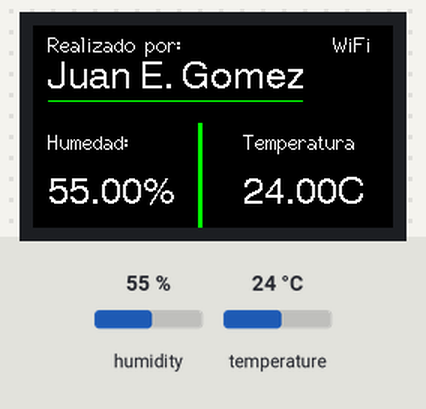
Bench run of a program on a simulated ESP32. On the bench: 240×135 colour display. The test bench sets the inputs (shaded band); at power-on: humidity 55 %, temperature 24 °C. What the program prints to the serial monitor is not drawn.

Above: at 3.8 s.
3.9 s: humidity set to 22 %
At 5.1 s:
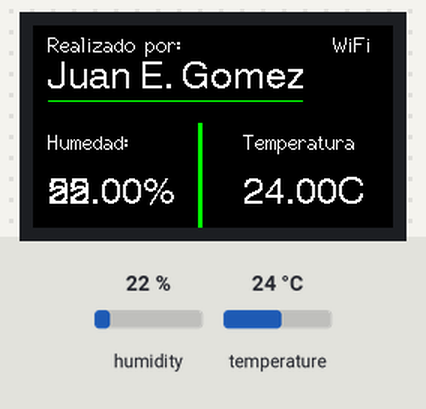
5.6 s: temperature set to 12 °C
At 6.5 s:
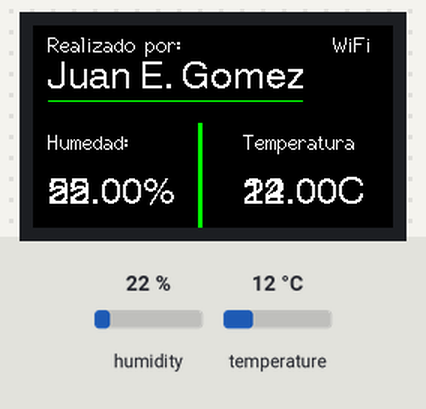
7.2 s: humidity set to 40 %
At 8.3 s:
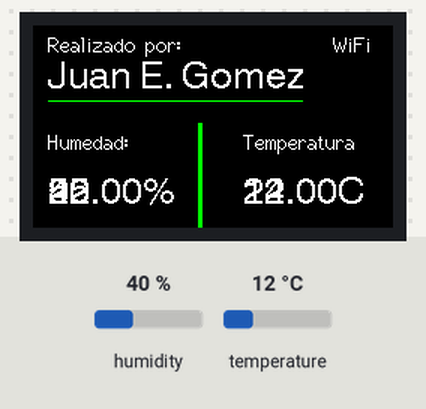
9.2 s: temperature set to 19 °C
Timing chart, 0 to 11.7 s (numbered marks = the images above; inputs shaded):
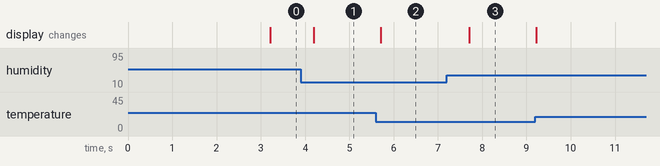

The program:

main.cpp
```cpp
/******************************************************************************************
NOMBRE:
  DHT20_WiFi.ino
AUTOR:
  Juan Esteban Gomez
FECHA DE CREACIÓN:
  01/08/2023
FECHA DE ACTUALIZACIÓN:
  01/08/2023
FUNCIONES:
  Se encarga de tomar datos de un sensor de humedad y temperatura TH20, muestra la info
  por una pantalla OLED incluida en un TTGO LoRa32.
PENDIENTES:

IDEAS PARA EL FUTURO:

******************************************************************************************/

/*** INCLUDES ****************************************************************************/
  /*** LIBRERIAS ***/
  #include <Arduino.h>
  #include <TFT_eSPI.h>
  #include <SPI.h>
  #include "WiFi.h"
  #include <Wire.h>
  #include "DHT20.h"
  #include "UbidotsEsp32Mqtt.h"
  /*** LIBRERIAS PROPIAS ***/
/*****************************************************************************************/

/*** DEFINICIONES DE LAS FUNCIONES *******************************************************/
  void callback(char *topic, byte *payload, unsigned int length){
    Serial.print("Message arrived [");
    Serial.print(topic);
    Serial.print("] ");
    for (int i = 0; i < length; i++)
    {
      Serial.print((char)payload[i]);
    }
    Serial.println();
  }
/*****************************************************************************************/

/*** DEFINICIÓN DE VARIABLES *************************************************************/
  DHT20 DHT(&Wire);

  const char *UBIDOTS_TOKEN = "BBFF-s28LKWunSHYGoqw0NYf1JaxfZRe0vq";  // Put here your Ubidots TOKEN
  const char *WIFI_SSID = "VIRUS1801";      // Put here your Wi-Fi SSID
  const char *WIFI_PASS = "52029450";      // Put here your Wi-Fi password
  const char *DEVICE_LABEL = "Sensor";   // Put here your Device label to which data  will be published

  Ubidots ubidots(UBIDOTS_TOKEN);

  TFT_eSPI tft = TFT_eSPI();
  float Humedad = 0;
  float Temperatura = 0;
  char WifiCon = 0;

  //*** VARIABLES DE TIEMPO ***/
  unsigned long TS_ant, TS_act; //Tiempos para el muestreo del sensor
  const long TS_fin = 1000/40; // Tiempo en milisegundos para un tiempo de muestreo de 40 Hz
  unsigned long TP_ant, TP_act; //Tiempos para la muestra del dato en el OLED
  const long TP_fin = 500; // Tiempo en milisegundos para una actualizacion de 2 Hz
  unsigned long Tx_ant, Tx_act; //Tiempos para la muestra del dato en el OLED
  const long Tx_fin = 5000; // Tiempo en milisegundos para una actualizacion de 0.2 Hz


/*****************************************************************************************/

/*** INICIALIZACIÓN **********************************************************************/
  void setup() {
  // put your setup code here, to run once:
  DHT.begin();  //  ESP32 default pins 21 22
  Serial.begin(115200);
  tft.init();
  tft.setRotation(3);
  tft.fillScreen(TFT_BLACK);
  tft.drawString("Realizado por:", 10, 5, 2);
  tft.drawString("Juan E. Gomez", 10, 23, 4);
  tft.drawString("Humedad:", 10, 70, 2);
  tft.drawString("Temperatura", 140, 70, 2);
  tft.drawFastHLine(10, 50, 170, TFT_GREEN);
  tft.fillRect(110, 65, 3, 80, TFT_GREEN);

  ubidots.connectToWifi(WIFI_SSID, WIFI_PASS);
  ubidots.setCallback(callback);
  ubidots.setup();
  ubidots.reconnect();

  delay(1000);

  Serial.println("Humidity, Temperature");

  TS_ant = millis();
  TP_ant = millis();
  Tx_ant = millis();
  }
/*****************************************************************************************/

/*** PROGRAMA PRINCIPAL ******************************************************************/
  void loop() {
  TS_act = millis();
  TP_act = millis();
  Tx_act = millis();

  // Lectura del sensor
  if (TS_act - TS_ant >= TS_fin) {
    TS_ant = TS_act;
    // Se toma el dato
    DHT.read();
    Humedad = DHT.getHumidity();
    Temperatura = DHT.getTemperature();
  }

  // Pantalla
  if (TP_act - TP_ant >= TP_fin) {
    TP_ant = TP_act;
    // Se muestra el dato en la pantalla
    if (WifiCon = 1){
      tft.drawString("WiFi", 200, 5, 2);
    }
    tft.drawString((String(Humedad,2))+'%', 10, 100, 4);
    tft.drawString((String(Temperatura,2))+'C', 140, 100, 4);
    Serial.print(Humedad);
    Serial.print("% \t");
    Serial.print(Temperatura);
    Serial.println("C");
  }

  // Transmision
  if (Tx_act - Tx_ant >= Tx_fin) {
    Tx_ant = Tx_act;
    // Se envia el dato a UbiDots
    WifiCon = 1;
    if (WiFi.status() != WL_CONNECTED){
      WifiCon = 0;
    }
    if (!ubidots.connected()){
      ubidots.reconnect();
    }
    ubidots.add("Humedad", Humedad);
    ubidots.add("Temperatura", Temperatura);
    ubidots.publish(DEVICE_LABEL);
    ubidots.loop();
  }

}
/*****************************************************************************************/
```

Measured:
- after the input at 3.9 s, the display: changes after 0.30 s (image 1)
- after the input at 5.6 s, the display: changes after 0.10 s (image 2)
- after the input at 7.2 s, the display: changes after 0.51 s (image 3)
